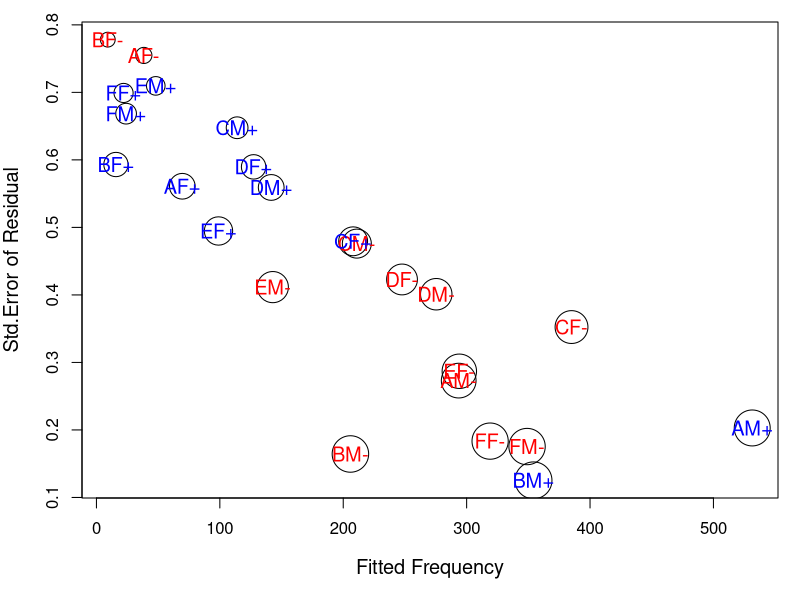
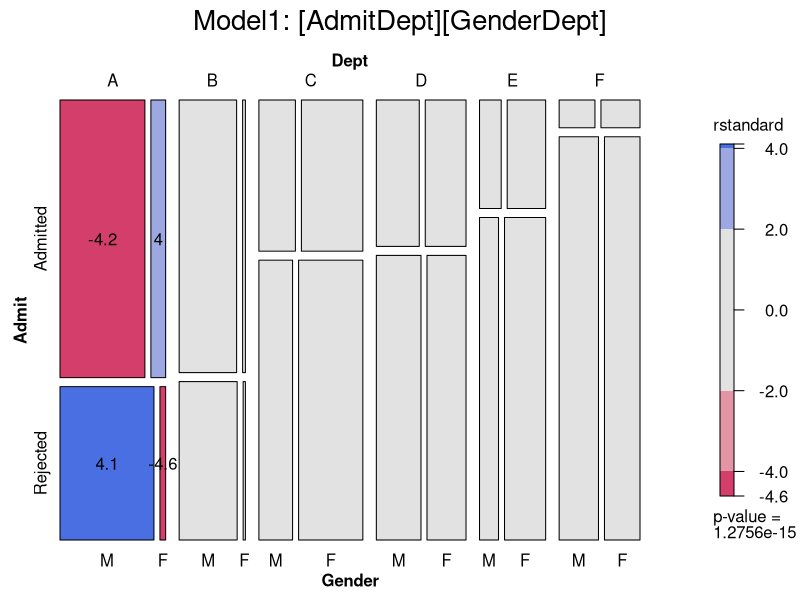
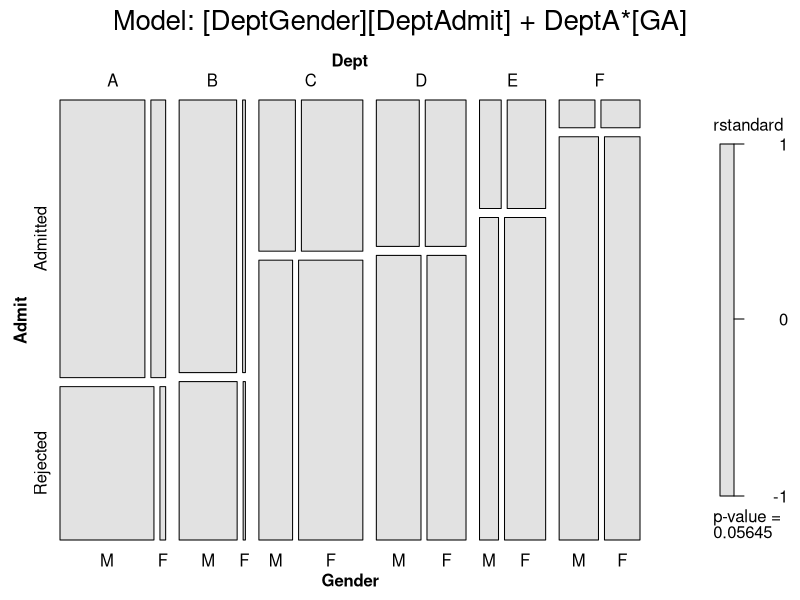
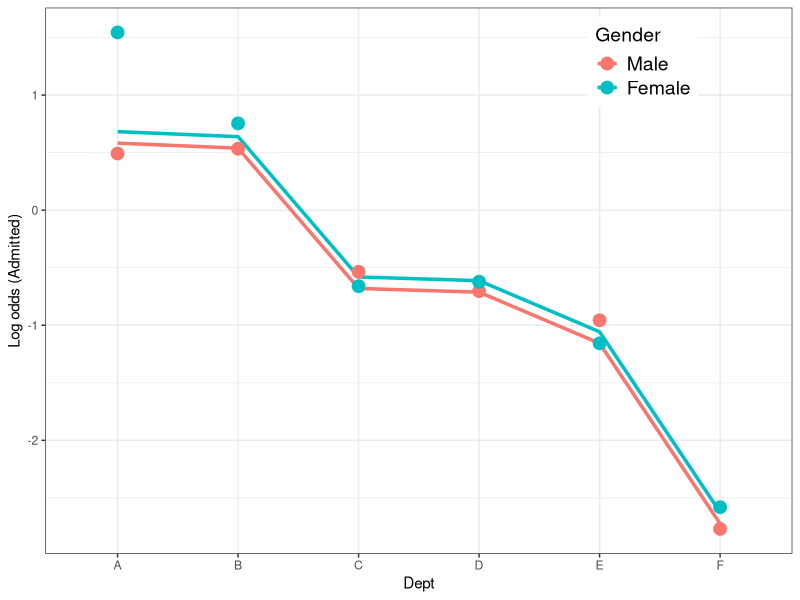
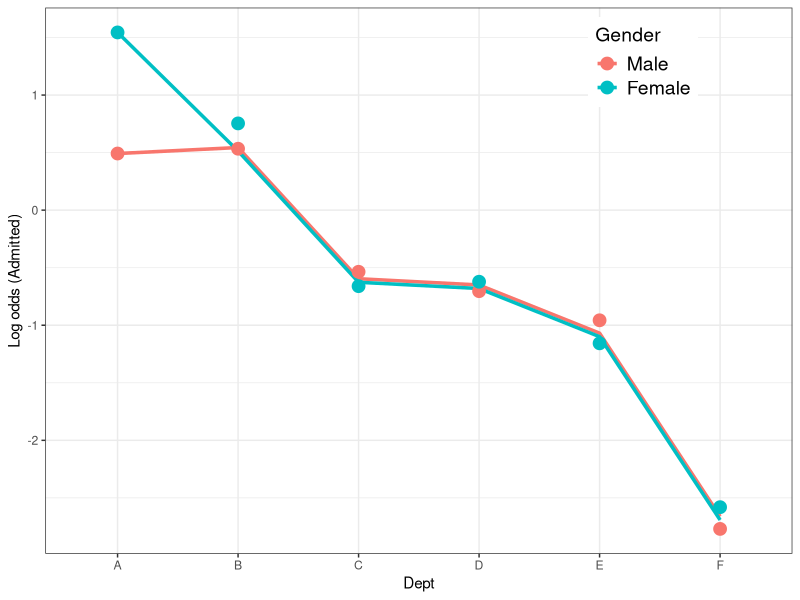
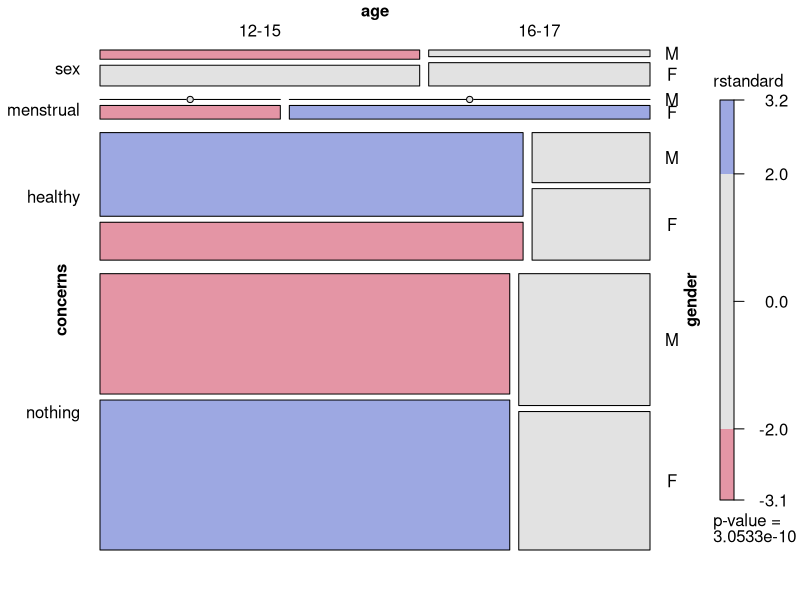

Generate these figures, in order, with R: (Note: this script raises an error after producing the figures.)
## ---- chunk 1
knitr::opts_chunk$set(echo = TRUE)
## ---- chunk 2
options("contrasts")
## ---- chunk 3
set.seed(42)   
n <- 100
A <- factor(sample(c("a1", "a2"), n, replace = TRUE))
B <- factor(sample(c("b1", "b2"), n, replace = TRUE))
C <- factor(sample(c("M", "F"), n, replace = TRUE))
Freq <- round(rnorm(n, mean = 30, sd = 5))
mydata <- data.frame(A, B, C, Freq)
mytable <- xtabs(~ A + B + C, data = mydata)
## ---- chunk 4
loglin(mytable, margin = list(c(1,2), c(1,3), c(2,3)))
## ---- chunk 5
library(MASS)
loglm(~ (A+B+C)^2, data = mytable)
## ---- chunk 6
loglm(Freq ~ (A+B+C)^2, data = mydata)
## ---- chunk 7
glm(Freq ~ (A+B+C)^2, data = mydata, family = poisson)
## ---- chunk 8
summary(glm(Freq ~ (A+B+C)^2, data = mydata, family = poisson))
## ---- chunk 9
berkeley <- as.data.frame(UCBAdmissions)
berk.glm1 <- glm(Freq ~ Dept * (Gender + Admit), data = berkeley,
                family = "poisson")
fit <- fitted(berk.glm1)
hat <- hatvalues(berk.glm1)
stderr <- sqrt(1 - hat)
## ---- chunk 10
op <- par(mar = c(5,4,1,1)+.1)
plot(fit, stderr, cex = 5 *hat,
     ylab = "Std.Error of Residual", xlab = "Fitted Frequency",
     cex.lab = 1.2)
labs <- with(berkeley,
             paste(Dept, substr(Gender, 1, 1), ifelse(Admit == "Admitted", "+", "-"), sep = ""))
col <- ifelse(berkeley$Admit == "Admitted", "blue", "red")
text(fit,stderr,labs,col=col,cex = 1.2)
par(op)
## ---- chunk 11
data("UCBAdmissions")
berk.loglm0 <- loglm(~ Dept + Gender + Admit, data = UCBAdmissions, param = TRUE, fitted = TRUE)
berk.loglm0
## ---- chunk 12
library(vcd)
structable(Dept ~ Admit + Gender, fitted((berk.loglm0)))
## ---- chunk 13
berk.loglm1 <- loglm(~ Dept *(Gender + Admit), data = UCBAdmissions)
berk.loglm1
## ---- chunk 14
berk.loglm2 <- loglm(~ (Admit + Dept + Gender)^2, data = UCBAdmissions)
berk.loglm2
## ---- chunk 15
anova(berk.loglm0, berk.loglm1, berk.loglm2, test = "Chisq")
## ---- chunk 16
berkeley <- as.data.frame(UCBAdmissions)
head(berkeley)
## ---- chunk 17
berk.glm1 <- glm(Freq ~ Dept * (Gender + Admit),
                 data = berkeley, family = "poisson")
berk.glm2 <- glm(Freq ~ (Dept + Gender + Admit)^2,
                 data = berkeley, family = "poisson")
## ---- chunk 18
anova(berk.glm1, berk.glm2, test = "Chisq")
## ---- chunk 19
anova(berk.glm1, test = "Chisq")
## ---- chunk 20
library(vcdExtra)
mosaic(berk.glm1, shade = TRUE,
       formula = ~Dept + Admit + Gender, split = TRUE,
       residuals_type = "rstandard",
       main = "Model1: [AdmitDept][GenderDept]",
       labeling = labeling_residuals,
       abbreviate_labs = c(Gender = TRUE),
       keep_aspect_ratio = FALSE)
## ---- chunk 21
berkeley <- within(berkeley,
                   dept1AG <- (Dept == "A") *
                     (Gender == "Female") *
                     (Admit == "Admitted"))
head(berkeley)
## ---- chunk 22
berk.glm3 <- glm(Freq ~ Dept * (Gender + Admit) + dept1AG,
                 data = berkeley, family = "poisson")
## ---- chunk 23
LRstats(berk.glm3)
## ---- chunk 24
anova(berk.glm1, berk.glm3, test = "Chisq")
## ---- chunk 25
coef(berk.glm3)[["dept1AG"]]
## ---- chunk 26
exp(coef(berk.glm3)[["dept1AG"]])
## ---- chunk 27
mosaic(berk.glm3, shade = TRUE,
       formula = ~ Dept + Admit + Gender, split = TRUE,
       residuals_type = "rstandard",
       main = "Model: [DeptGender][DeptAdmit] + DeptA*[GA]",
       labeling = labeling_residuals,
       abbreviate_labs = c(Gender = TRUE),
       keep_aspect_ratio = FALSE)
## ---- chunk 28
(obs <- log(UCBAdmissions[1,,] / UCBAdmissions[2,,]))
## ---- chunk 29
berk.logit2 <- glm(Admit == "Admitted" ~ Dept + Gender,
                   data = berkeley,
                   weights = Freq,
                   family = "binomial")
summary(berk.logit2)
## ---- chunk 30
berkeley <- within(berkeley,
                   dept1AG <- (Dept == "A") * (Gender == "Female"))
berk.logit3 <- glm(Admit == "Admitted" ~ Dept + Gender + dept1AG, data = berkeley, weights = Freq, family = "binomial")
summary(berk.logit3)
## ---- chunk 31
library(car)
Anova(berk.logit2)
## ---- chunk 32
Anova(berk.logit3)
## ---- chunk 33
pred2 <- cbind(berkeley[,1:3], fit = predict(berk.logit2))
pred2 <- cbind(subset(pred2, Admit == "Admitted"), obs = as.vector(obs))
head(pred2)
## ---- chunk 34
library(ggplot2)
ggplot(pred2, aes(x = Dept, y = fit, group = Gender, color = Gender)) +
  geom_line(size = 1.2) +
  geom_point(aes(x = Dept, y = obs, group = Gender, color = Gender), size = 4) +
  ylab("Log odds (Admitted)") + theme_bw() +
  theme(legend.position = c(.8, .9),
        legend.title = element_text(size = 14),
        legend.text = element_text(size = 14))
## ---- chunk 35
pred3 <- cbind(berkeley[,1:3], fit = predict(berk.logit3))
pred3 <- cbind(subset(pred3, Admit == "Admitted"), obs = as.vector(obs))
head(pred2)
## ---- chunk 36
library(ggplot2)
ggplot(pred3, aes(x = Dept, y = fit, group = Gender, color = Gender)) +
  geom_line(size = 1.2) +
  geom_point(aes(x = Dept, y = obs, group = Gender, color = Gender), size = 4) +
  ylab("Log odds (Admitted)") + theme_bw() +
  theme(legend.position = c(.8, .9),
        legend.title = element_text(size = 14),
        legend.text = element_text(size = 14))
## ---- chunk 37
Health <- expand.grid(concerns = c("sex", "menstrual",
                                   "healthy", "nothing"),
                      age = c("12-15","16-17"),
                      gender = c("M","F"))
Health$Freq <- c(4,0,42,57,2,0,7,20,
                 9,4,19,71,7,8,10,21)
## ---- chunk 38
health.glm0 <- glm(Freq ~ concerns + age + gender, data = Health, subset = (Freq > 0), family = poisson)
health.glm1 <- glm(Freq ~ concerns + age * gender, data = Health, subset = (Freq > 0), family = poisson)
## ---- chunk 39
LRstats(health.glm0, health.glm1)
## ---- chunk 40
mosaic(health.glm1, ~ concerns + age + gender,
       residuals_type = "rstandard",
       rot_labels = 0,
       just_labels = c(left = "right"),
       margin = c(left = 5))
## ---- chunk 41
health.glm2 <- glm(Freq ~ concerns*gender + concerns*age,
                   data = Health, subset = (Freq > 0),
                   family = poisson)
LRstats(health.glm2)
## ---- chunk 42
summary(health.glm2)
## ---- chunk 43
health.tab <- xtabs(Freq ~ concerns + age + gender, data = Health)
## ---- chunk 44
nonzeros <- ifelse(health.tab >0, 1, 0)
health.loglm0 <- loglm(~ concerns + age + gender,
                       data = health.tab, start = nonzeros)
health.loglm1 <- loglm(~ concerns + age * gender,
                       data = health.tab, start = nonzeros)
health.loglm2 <- loglm(~ concerns*gender + concerns*age,
                       data = health.tab, start = nonzeros)
LRstats(health.loglm0, health.loglm1, health.loglm2)
